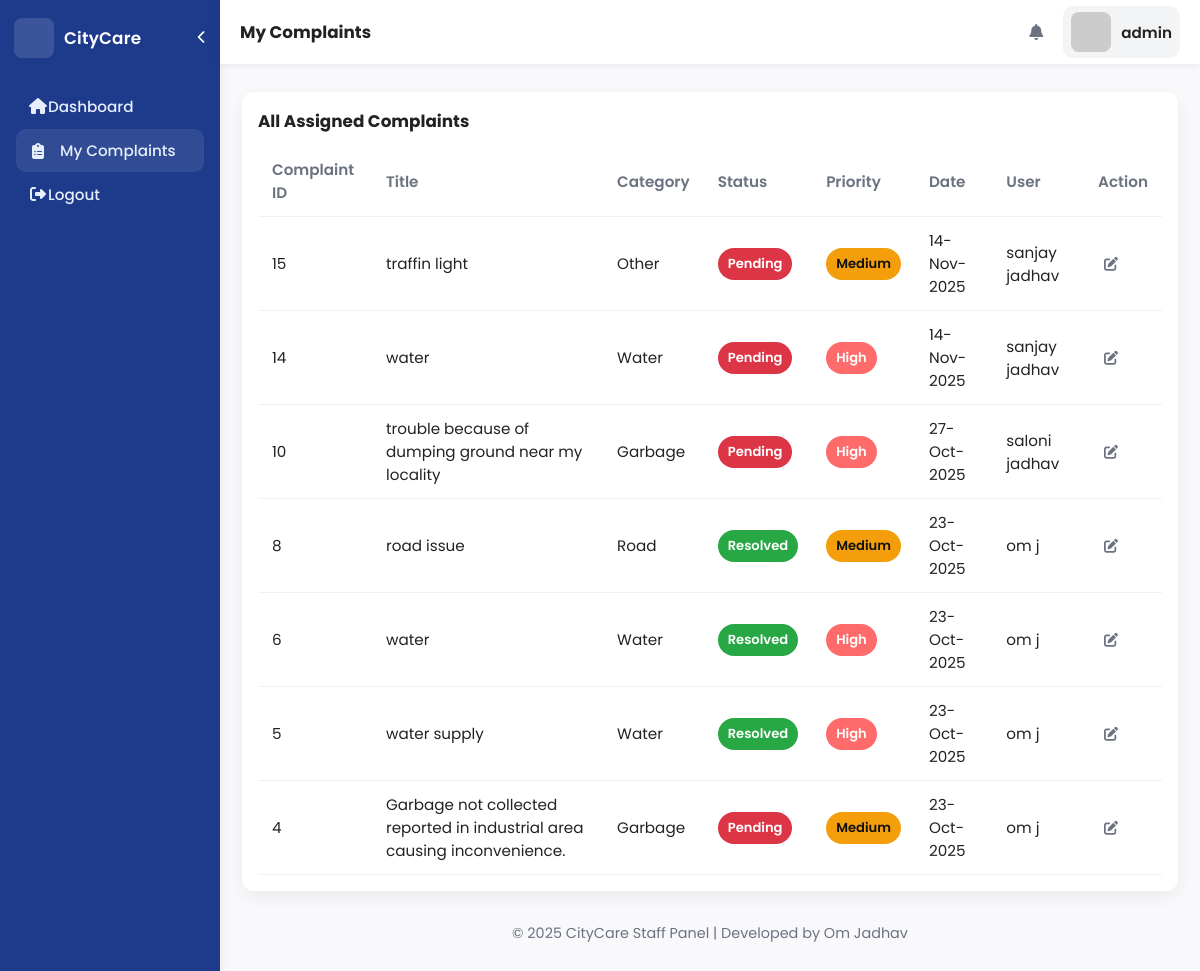
The page /staff_complaints (signed in) on the database its author committed.
### app.py (models this page shows, shortened)
class Complaint(db.Model):
    id = db.Column(db.Integer, primary_key=True)
    user_id = db.Column(db.Integer, db.ForeignKey('user.id'), nullable=False)
    title = db.Column(db.String(200), nullable=False)
    category = db.Column(db.String(100), nullable=False)
    description = db.Column(db.Text, nullable=False)
    location = db.Column(db.String(200), nullable=False)
    status = db.Column(db.String(50), default='Pending')
    priority = db.Column(db.String(50), default='Medium')
    created_at = db.Column(db.DateTime, default=db.func.current_timestamp())
    image = db.Column(db.String(255), nullable=True)
    assigned_staff_id = db.Column(db.Integer, db.ForeignKey('staff.id'), nullable=True)
    assigned_dept = db.Column(db.String(100), nullable=True)
    notes = db.Column(db.Text, nullable=True)
    proof_image = db.Column(db.String(255), nullable=True)
    user = db.relationship('User', backref=db.backref('complaints', lazy=True))
    assigned_staff = db.relationship('Staff', backref=db.backref('assigned_complaints', lazy=True))

class User(UserMixin, db.Model):
    id = db.Column(db.Integer, primary_key=True)
    first_name = db.Column(db.String(80), nullable=False)
    last_name = db.Column(db.String(80), nullable=False)
    email = db.Column(db.String(120), unique=True, nullable=False)
    phone = db.Column(db.String(20))
    address = db.Column(db.String(250))
    password_hash = db.Column(db.String(255), nullable=False)
    profile_pic = db.Column(db.String(255), nullable=True)

### app.py (the view)
@app.route("/staff_complaints")
def staff_complaints():
    if not session.get('staff_logged_in'):
        return redirect(url_for('staff_login'))
    staff_dept = session.get('staff_dept')
    complaints = Complaint.query.filter_by(assigned_dept=staff_dept).order_by(Complaint.created_at.desc()).all()
    return render_template("staff_complaints.html", complaints=complaints, staff_name=session.get('staff_name'))

### templates/staff_complaints.html (shortened to what this page needs)
<!DOCTYPE html>
<html lang="en">
<head>
  <link rel="stylesheet" href="https://cdnjs.cloudflare.com/ajax/libs/font-awesome/6.5.0/css/all.min.css" />
</head>
<body>
  <aside class="sidebar" id="sidebar">
    <div class="brand">
      <div class="brand-logo"></div>
      <span class="brand-text">CityCare</span>
      <button id="sidebarToggle" class="collapse-btn" aria-label="Toggle sidebar"><i class="fa fa-chevron-left"></i></button>
    </div>
    <nav class="menu">
      <ul>
        <li><a href="{{ url_for('staff_dash') }}" style="color: inherit; text-decoration: none;"><i class="fa fa-home"></i><span class="menu-text">Dashboard</span></a></li>
        <li class="active"><i class="fa fa-clipboard-list"></i><span class="menu-text">My Complaints</span></li>
        <li><a href="{{ url_for('staff_logout') }}" style="color: inherit; text-decoration: none;"><i class="fa fa-sign-out-alt"></i><span class="menu-text">Logout</span></a></li>
      </ul>
    </nav>
  </aside>
  <div class="page">
    <header class="topbar">
      <div class="topbar-left">
        <h1 class="page-title">My Complaints</h1>
      </div>
      <div class="topbar-right">
        <button class="icon-btn" title="Notifications"><i class="fa fa-bell"></i></button>
        <div class="profile">
          <img src="https://via.placeholder.com/40x40?text=S" alt="Staff" class="profile-pic">
          <div class="profile-info">
            <div class="profile-name">{{ staff_name }}</div>
          </div>
        </div>
      </div>
    </header>
    <main class="main-content">
      <section class="table-wrap">
        <div class="table-header">
          <h2>All Assigned Complaints</h2>
        </div>
        <div class="table-scroll">
          <table class="complaints-table">
            <thead>
              <tr>
                <th>Complaint ID</th>
                <th>Title</th>
                <th>Category</th>
                <th>Status</th>
                <th>Priority</th>
                <th>Date</th>
                <th>User</th>
                <th>Action</th>
              </tr>
            </thead>
            <tbody>
              {% if complaints %}
                {% for c in complaints %}
                <tr>
                  <td>{{ c.id }}</td>
                  <td>{{ c.title }}</td>
                  <td>{{ c.category }}</td>
                  <td><span class="status badge {{ c.status|lower }}">{{ c.status }}</span></td>
                  <td><span class="priority badge {{ c.priority|lower }}">{{ c.priority }}</span></td>
                  <td>{{ c.created_at.strftime('%d-%b-%Y') }}</td>
                  <td>{{ c.user.first_name }} {{ c.user.last_name }}</td>
                  <td>
                    <a href="{{ url_for('staff_update', id=c.id) }}" class="icon small"><i class="fa fa-edit"></i></a>
                  </td>
                </tr>
                {% endfor %}
              {% else %}
                <tr>
                  <td colspan="8">No complaints assigned.</td>
                </tr>
              {% endif %}
            </tbody>
          </table>
        </div>
      </section>
      <footer class="footer">
        © 2025 CityCare Staff Panel | Developed by Om Jadhav
      </footer>
    </main>
  </div>
</body>
</html>

### templates/staff_complaints.html (style rules this page uses)
* { box-sizing: border-box; margin:0; padding:0; font-family: 'Poppins', sans-serif; }
:root { --primary: #1E3A8A; --accent: #1E90FF; --muted: #6b7280; --bg: #f9f9fb; --card: #ffffff; --text: #222; --success: #28a745; --warning: #ffc107; --danger: #dc3545; --shadow: rgba(16,24,40,0.06); --glass: rgba(30,58,138,0.06); --radius: 12px; }
html,body { height:100%; background:var(--bg); color:var(--text); }
.sidebar { position: fixed; left:0; top:0; bottom:0; width:220px; background: var(--primary); color:#fff; padding:18px 14px; display:flex; flex-direction:column; gap:14px; box-shadow: 2px 0 12px rgba(0,0,0,0.06); transition: width .18s ease; }
.brand { display:flex; align-items:center; gap:10px; }
.brand-logo { width:40px; height:40px; border-radius:8px; object-fit:cover; background:#fff2; display:inline-block; }
.brand-text { font-weight:600; font-size:1.05rem; letter-spacing:0.2px; }
.collapse-btn { margin-left:auto; background:transparent; border:none; color:#fff; cursor:pointer; display:flex; align-items:center; }
.menu ul { list-style:none; margin-top:6px; padding:6px 2px; }
.menu li { display:flex; gap:12px; align-items:center; padding:10px 12px; border-radius:10px; cursor:pointer; color: #e6eefc; transition: background .18s, transform .12s; }
.menu li i { width:20px; text-align:center; }
.menu li .menu-text { font-weight:500; font-size:0.95rem; }
.menu li.active { background: rgba(255,255,255,0.085); box-shadow: inset 0 0 0 1px rgba(255,255,255,0.02); }
.page { margin-left:220px; min-height:100vh; display:flex; flex-direction:column; transition: margin-left .18s ease; }
.topbar { height:64px; display:flex; align-items:center; justify-content:space-between; padding:0 20px; background: #fff; box-shadow: 0 2px 6px var(--shadow); z-index:5; }
.topbar-left { display:flex; align-items:center; gap:16px; }
.page-title { font-size:1.05rem; color:var(--text); }
.topbar-right { display:flex; align-items:center; gap:12px; }
.icon-btn { background:transparent; border:none; font-size:16px; padding:8px; cursor:pointer; border-radius:8px; color:var(--muted); }
.profile { display:flex; align-items:center; gap:10px; background:#f3f4f6; padding:6px 8px; border-radius:10px; }
.profile-pic { width:40px; height:40px; border-radius:8px; object-fit:cover; }
.profile-name { font-weight:600; font-size:0.95rem; }
.main-content { padding:22px; padding-top:28px; background: transparent; min-height: calc(100vh - 64px); }
.table-wrap { background:var(--card); border-radius:12px; padding:16px; box-shadow: 0 6px 18px var(--shadow); overflow:hidden; }
.table-header { display:flex; align-items:center; justify-content:space-between; margin-bottom:12px; }
.table-header h2 { font-size:1.05rem; color:var(--text); }
.table-scroll { overflow:auto; max-width:100%; }
.complaints-table { width:100%; border-collapse:collapse; min-width:900px; }
.complaints-table th, .complaints-table td { padding:12px 14px; text-align:left; border-bottom:1px solid #f1f1f3; font-size:0.95rem; }
.complaints-table thead th { background:transparent; color:var(--muted); font-weight:600; }
.badge { display:inline-block; padding:6px 10px; border-radius:999px; font-size:0.82rem; color:#fff; font-weight:600; }
.status.pending { background: var(--danger); }
.status.resolved { background: var(--success); color:#fff; }
.priority.high { background: #ff6b6b; }
.priority.medium { background: #f59e0b; color:#111; }
.icon { background:transparent; border:none; cursor:pointer; padding:6px; border-radius:8px; margin-right:4px; }
.icon.small { font-size:14px; color:var(--muted); }
.footer { margin-top:18px; text-align:center; color:var(--muted); padding:14px 0; font-size:0.9rem; }

### rows shown on the page
Complaint: id "15", title "traffin light", category "Other", status "Pending", priority "Medium", created_at "14-Nov-2025", user.first_name "sanjay", user.last_name "jadhav"
Complaint: id "14", title "water", category "Water", status "Pending", priority "High", created_at "14-Nov-2025", user.first_name "sanjay", user.last_name "jadhav"
Complaint: id "10", title "trouble because of dumping ground near my locality", category "Garbage", status "Pending", priority "High", created_at "27-Oct-2025", user.first_name "saloni", user.last_name "jadhav"
Complaint: id "8", title "road issue", category "Road", status "Resolved", priority "Medium", created_at "23-Oct-2025", user.first_name "om", user.last_name "j"
Complaint: id "6", title "water", category "Water", status "Resolved", priority "High", created_at "23-Oct-2025", user.first_name "om", user.last_name "j"
Complaint: id "5", title "water supply", category "Water", status "Resolved", priority "High", created_at "23-Oct-2025", user.first_name "om", user.last_name "j"
Complaint: id "4", title "Garbage not collected reported in industrial area causing inconvenience.", category "Garbage", status "Pending", priority "Medium", created_at "23-Oct-2025", user.first_name "om", user.last_name "j"

### other values the page prints
{{ staff_name }} "admin"
